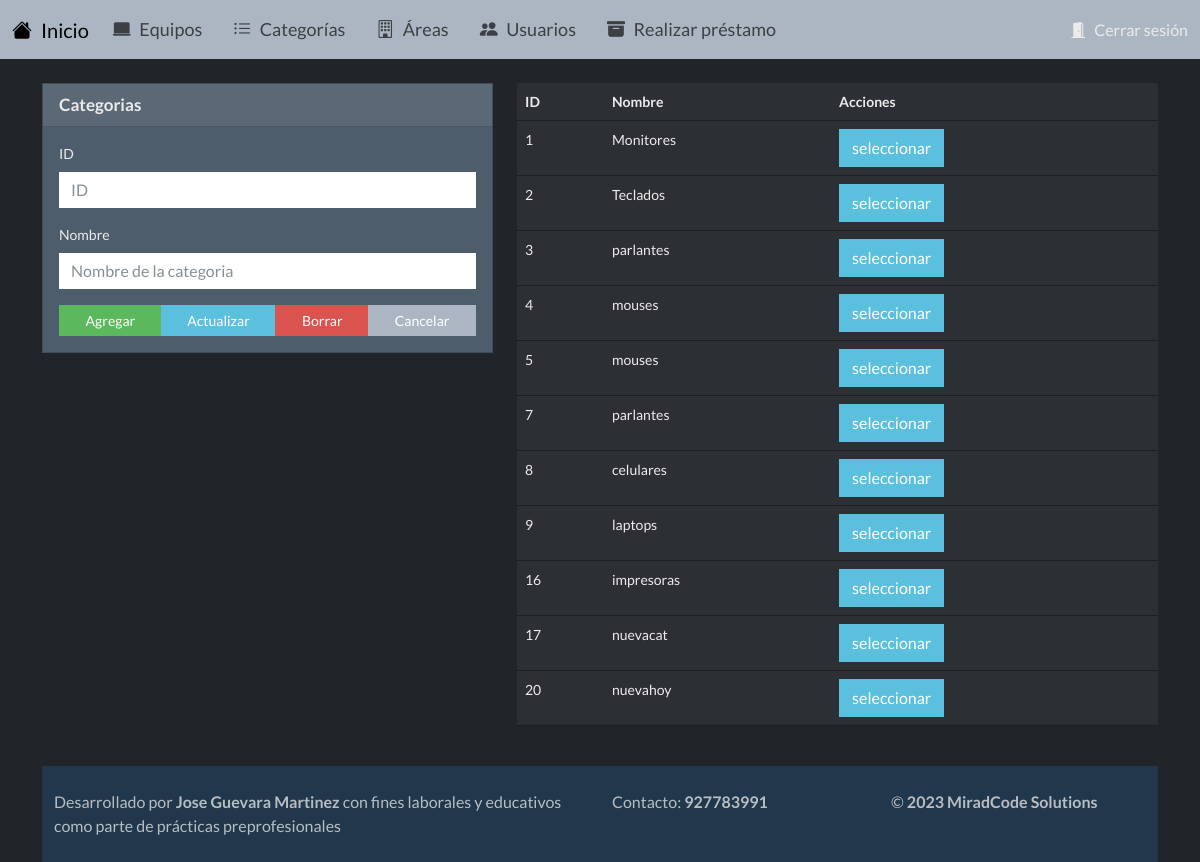
Screenshot of /secciones/vista_categorias.php with the database file from the repository.
### tables this page shows
CREATE TABLE `categorias` (
  `IdCategoria` int(11) NOT NULL,
  `NombreCategoria` varchar(255) NOT NULL
);

### secciones/vista_categorias.php (the view, shortened to what this page needs)
<?php include('../templates/cabecera.php'); ?>
<?php include('../secciones/categorias.php'); ?>
<link rel="stylesheet" href="../estilos/bootstrap.min.css">
<div class="row">
    <div class="col-12">
        <br/>
        <div class="row">
        <div class="col-5">
        <form action="" method="post">
        <div class="card">
            <div class="card-header">Categorias</div>
            <div class="card-body">
            <div class="mb-3">
                <label for="" class="form-label">ID</label>
                <input type="text"
                        class="form-control"
                        name="id"
                        id="id"
                        value="<?php echo $id ?>"
                        aria-describedby="helpId" placeholder="ID">
            </div>
            <div class="mb-3">
                <label for="nombre_categoria" class="form-label">Nombre</label>
                <input type="text"
                        class="form-control"
                        name="nombre_categoria"
                        id="nombre_categoria"
                        value="<?php echo $nombre_categoria ?>"
                        aria-describedby="helpId" placeholder="Nombre de la categoria" required>
            </div>
            <div class="btn-group d-flex flex-wrap" role="group" aria-label="">
                <button type="submit" name="accion" value="agregar" class="btn btn-sm btn-success">Agregar</button>
                <button type="submit" name="accion" value="editar" class="btn btn-sm btn-info">Actualizar</button>
                <button type="submit" name="accion" value="borrar" class="btn btn-sm btn-danger">Borrar</button>
                <button type="submit" name="accion" value="cancelar" class="btn btn-sm btn-light">Cancelar</button>
            </div>
            </div>
        </div>
        </form>
        </div>
    <div class="col-7">
        <table class="table">
            <thead>
                <tr>
                    <th>ID</th>
                    <th>Nombre</th>
                    <th>Acciones</th>
                </tr>
            </thead>
            <tbody>
            <?php foreach($listaCategorias as $categoria){ ?>
                <tr>
                    <td> <?php echo $categoria['IdCategoria']; ?> </td>
                    <td> <?php echo $categoria['NombreCategoria']; ?> </td>
                    <td>
                    <form action="" method="post">
                        <input type="submit" value="seleccionar" name="accion" class="btn btn-info">
                    </form>
                    </td>
                </tr>
            <?php } ?>
            </tbody>
        </table>
    </div>
</div>
</div>
<?php include('../templates/pie.php'); ?>

### estilos/complementos.css (style rules this page uses)
.row::after { content: ""; display: table; clear: both; }
.card-header { font-size: 17px; font-weight: bold; margin-bottom: 15px; }
.card-body { font-size: 14px; }
body { background-color: #514e6c66; font-family: Arial, sans-serif; }

### rows the page displays
categorias: IdCategoria "1", NombreCategoria "Monitores"
categorias: IdCategoria "2", NombreCategoria "Teclados"
categorias: IdCategoria "3", NombreCategoria "parlantes"
categorias: IdCategoria "4", NombreCategoria "mouses"
categorias: IdCategoria "5", NombreCategoria "mouses"
categorias: IdCategoria "7", NombreCategoria "parlantes"
categorias: IdCategoria "8", NombreCategoria "celulares"
categorias: IdCategoria "9", NombreCategoria "laptops"
categorias: IdCategoria "16", NombreCategoria "impresoras"
categorias: IdCategoria "17", NombreCategoria "nuevacat"
categorias: IdCategoria "20", NombreCategoria "nuevahoy"
